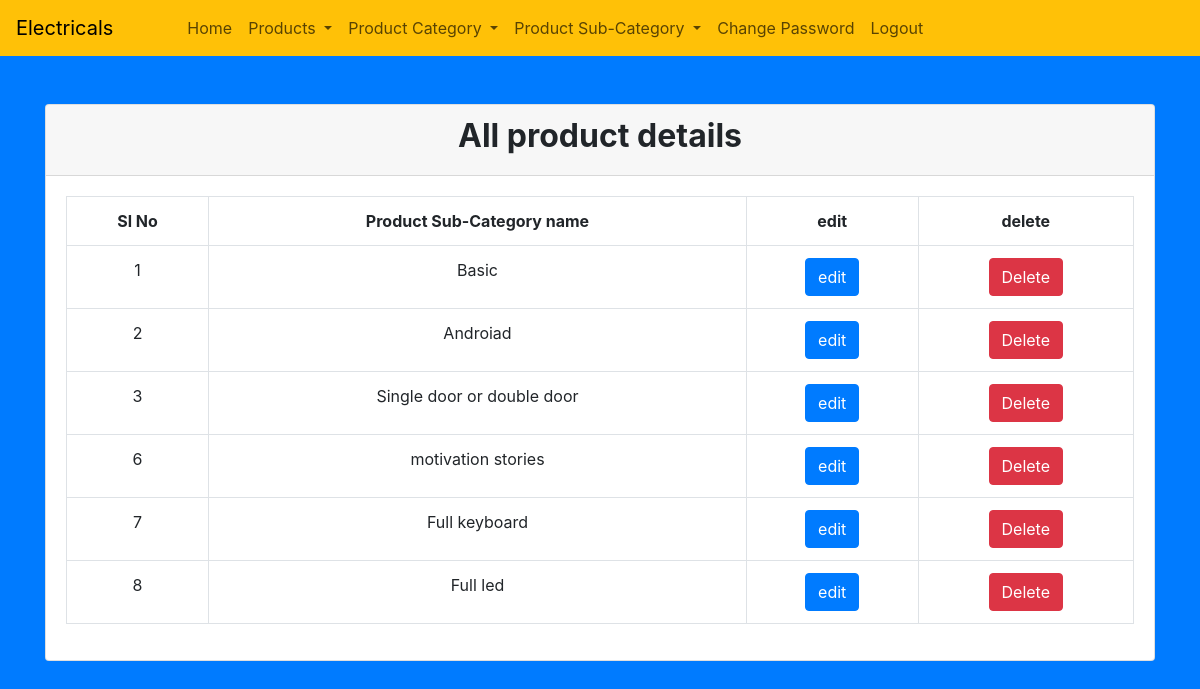
/viewSubCategory.php, run on the app's committed database.
### tables this page shows
CREATE TABLE `subcategory` (
  `id` int(255) NOT NULL,
  `product_subcategory` varchar(255) NOT NULL
);

### viewSubCategory.php (the view, shortened to what this page needs)
<?php
require_once("db_conn.php");
$query = "select * from subcategory";
$result = mysqli_query($conn,$query);
?>
<!DOCTYPE html>
<html lang="en">
<head>
    <link rel="stylesheet" href="">
    <link href="https://cdn.jsdelivr.net/npm/bootstrap@5.3.0-alpha1/dist/css/bootstrap.min.css" rel="stylesheet">
    <link rel="stylesheet" href="https://cdn.jsdelivr.net/npm/bootstrap@4.3.1/dist/css/bootstrap.min.css">
</head>
<nav class="navbar navbar-expand-xl navbar-white bg-warning">
      <a class="navbar-brand" href="#">Electricals </a>
    <div class="collapse navbar-collapse" id="navbarNavDropdown">
      <ul class="navbar-nav">
        <li class="nav-item ">
          <a class="nav-link" href="home.php">Home <span class="sr-only">(current)</span></a>
        </li>
        <li class="nav-item dropdown">
          <a class="nav-link dropdown-toggle" href="#" id="navbarDropdownMenuLink" role="button"        data-toggle="dropdown" aria-haspopup="true" aria-expanded="false">
          Products
          </a>
        </li>
        <li class="nav-item dropdown">
          <a class="nav-link dropdown-toggle" href="#" id="navbarDropdownMenuLink" role="button"        data-toggle="dropdown" aria-haspopup="true" aria-expanded="false">
          Product Category
          </a>
        </li>
        <li class="nav-item dropdown">
          <a class="nav-link dropdown-toggle" href="#" id="navbarDropdownMenuLink" role="button"        data-toggle="dropdown" aria-haspopup="true" aria-expanded="false">
          Product Sub-Category
          </a>
        </li>
        <li class="nav-item">
          <a class="nav-link" href="change-password.php">Change Password</a>
        </li>
        <li class="nav-item">
          <a class="nav-link" href="logout.php">Logout</a>
        </li>
      </ul>
    </div>
  </nav>
<body class="bg-primary">
    <div class="container">
        <div class="row mt-4">
            <div class="col">
                <div class="card mt-4">
                    <div class="card-header">
                        <h2 class="display-9 text-center"> <b>All product details</b
                        ></h2>
                    </div>
                    <div class="card-body "style="width:100%">
                        <table class="table table-bordered text-center">
                            <tr class="bg-dark text-light">
                                <th>Sl No</th>
                                <th>Product Sub-Category name</th>
                                <th>edit</th>
                                <th>delete</th>
                            </tr>
                            <tr>
                                <?php
                                while($row = mysqli_fetch_assoc($result)){
                                    $UserID = $row['id'];
                                ?>
                                <td> <?php echo $row['id'];?></td>
                                <td> <?php echo $row['product_subcategory'];?></td>
                                <td><a href="editSubCategory.php?GetID=<?php echo $UserID ?>" class="btn btn-primary">edit</a></td>
                                <td><a href="deleteSubCategory.php?Del=<?php echo $UserID ?>" class="btn btn-danger">Delete</a></td>
                            </tr>
                               <?php
                                }
                                ?>
                        </table>
                    </div>
                </div>
            </div>
        </div>
    </div>
</body>
</html>

### data on the page
subcategory: id "1", product_subcategory "Basic"
subcategory: id "2", product_subcategory "Androiad"
subcategory: id "3", product_subcategory "Single door or double door"
subcategory: id "6", product_subcategory "motivation stories"
subcategory: id "7", product_subcategory "Full keyboard"
subcategory: id "8", product_subcategory "Full led"
